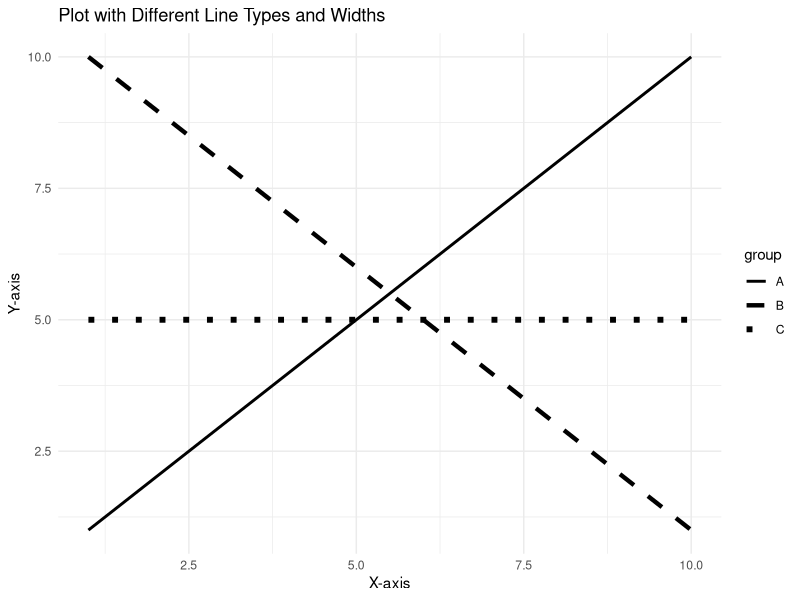

The R script that drew this image:
library(ggplot2)

data <- data.frame(
  x = rep(1:10, 3),
  y = c(1:10, 10:1, rep(5, 10)),
  group = rep(c('A', 'B', 'C'), each = 10)
)

ggplot(data, aes(x = x, y = y, linetype = group, size = group)) +
  geom_line() +
  scale_linetype_manual(values = c('A' = 'solid', 'B' = 'dashed', 'C' = 'dotted')) +
  scale_size_manual(values = c('A' = 1, 'B' = 1.5, 'C' = 2)) +
  theme_minimal() +
  labs(title = "Plot with Different Line Types and Widths",
       x = "X-axis",
       y = "Y-axis")
